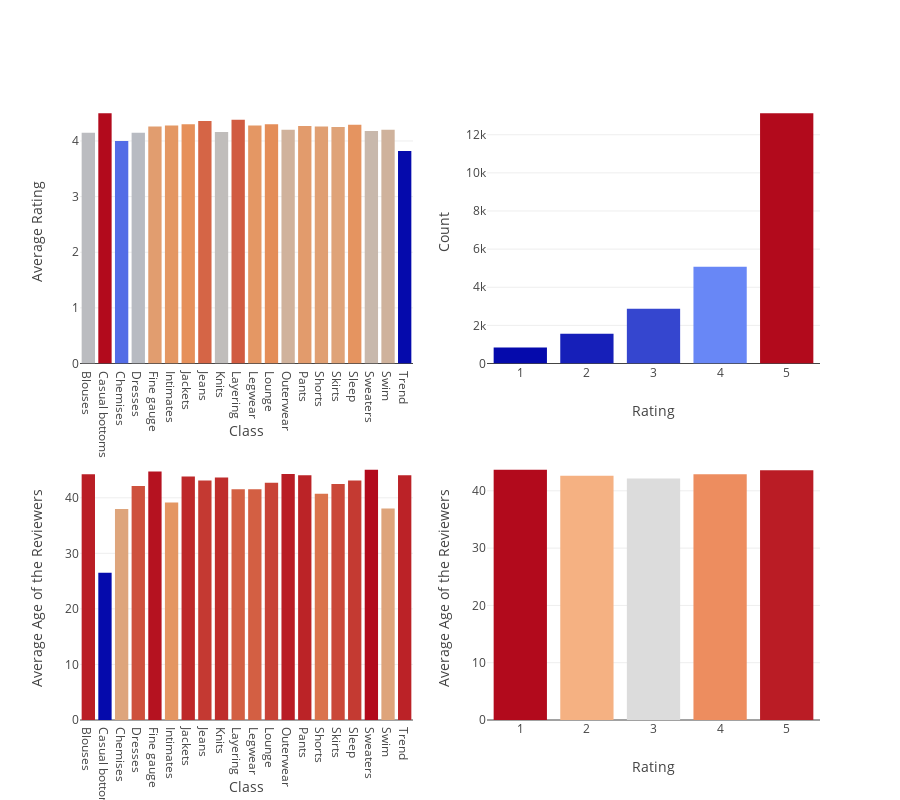

Notebook cell for this chart:
### Code cell
df1=df['Rating'].value_counts().to_frame()
avgdf1 = df.groupby('Class Name').agg({'Rating': np.average})
avgdf2 = df.groupby('Class Name').agg({'Age': np.average})
avgdf3 = df.groupby('Rating').agg({'Age': np.average})

trace1 = go.Bar(
    x=avgdf1.index,
    y=round(avgdf1['Rating'],2),
    marker=dict(
        color=avgdf1['Rating'],
        colorscale = 'RdBu')
)

trace2 = go.Bar(
    x=df1.index,
    y=df1.Rating,
    marker=dict(
        color=df1['Rating'],
        colorscale = 'RdBu')
)

trace3 = go.Bar(
    x=avgdf2.index,
    y=round(avgdf2['Age'],2),
    marker=dict(
        color=avgdf2['Age'],
        colorscale = 'RdBu')
)

trace4 = go.Bar(
    x=avgdf3.index,
    y=round(avgdf3['Age'],2),
    marker=dict(
        color=avgdf3['Age'],
        colorscale = 'Reds')
)

fig = tools.make_subplots(rows=2, cols=2, print_grid=False)

fig.append_trace(trace1, 1, 1)
fig.append_trace(trace2, 1, 2)   #Positions in the matrix
fig.append_trace(trace3, 2, 1)
fig.append_trace(trace4, 2, 2)

fig['layout']['xaxis1'].update(title='Class')
fig['layout']['yaxis1'].update(title='Average Rating')
fig['layout']['xaxis2'].update(title='Rating')
fig['layout']['yaxis2'].update(title='Count')
fig['layout']['xaxis3'].update(title='Class')
fig['layout']['yaxis3'].update(title='Average Age of the Reviewers')
fig['layout']['xaxis4'].update(title='Rating')
fig['layout']['yaxis4'].update(title='Average Age of the Reviewers')

fig['layout'].update(height=800, width=900,showlegend=False)
py.iplot(fig)

### Figure 1 — Plotly figure (JSON) as saved in the notebook; plotly's stock layout.template omitted (floating-point values rounded to 4 significant figures)
{"data": [{"marker": {"color": [4.154, 4.5, 4, 4.151, 4.261, 4.279, 4.295, 4.361, 4.162, 4.377, 4.279, 4.301, 4.198, 4.266, 4.256, 4.246, 4.285, 4.179, 4.197, 3.815], "colorscale": "RdBu"}, "type": "bar", "uid": "7b73bb68-35de-49e5-82f2-72a384ab8830", "x": ["Blouses", "Casual bottoms", "Chemises", "Dresses", "Fine gauge", "Intimates", "Jackets", "Jeans", "Knits", "Layering", "Legwear", "Lounge", "Outerwear", "Pants", "Shorts", "Skirts", "Sleep", "Sweaters", "Swim", "Trend"], "xaxis": "x", "y": [4.15, 4.5, 4, 4.15, 4.26, 4.28, 4.3, 4.36, 4.16, 4.38, 4.28, 4.3, 4.2, 4.27, 4.26, 4.25, 4.29, 4.18, 4.2, 3.82], "yaxis": "y"}, {"marker": {"color": [13131, 5077, 2871, 1565, 842], "colorscale": "RdBu"}, "type": "bar", "uid": "2fd140b7-fc95-4d70-965a-a35c28150191", "x": [5, 4, 3, 2, 1], "xaxis": "x2", "y": [13131, 5077, 2871, 1565, 842], "yaxis": "y2"}, {"marker": {"color": [44.25, 26.5, 38, 42.11, 44.73, 39.16, 43.81, 43.12, 43.63, 41.53, 41.55, 42.72, 44.29, 44.05, 40.73, 42.49, 43.1, 45.06, 38.05, 44.06], "colorscale": "RdBu"}, "type": "bar", "uid": "c075f4da-5f36-4717-b461-0697cbcaed3f", "x": ["Blouses", "Casual bottoms", "Chemises", "Dresses", "Fine gauge", "Intimates", "Jackets", "Jeans", "Knits", "Layering", "Legwear", "Lounge", "Outerwear", "Pants", "Shorts", "Skirts", "Sleep", "Sweaters", "Swim", "Trend"], "xaxis": "x3", "y": [44.25, 26.5, 38, 42.11, 44.73, 39.16, 43.81, 43.12, 43.63, 41.53, 41.55, 42.72, 44.29, 44.05, 40.73, 42.49, 43.1, 45.06, 38.05, 44.06], "yaxis": "y3"}, {"marker": {"color": [43.69, 42.62, 42.16, 42.89, 43.58], "colorscale": "Reds"}, "type": "bar", "uid": "34c542f1-fbea-495d-bd92-ddf0f19ccc7b", "x": [1, 2, 3, 4, 5], "xaxis": "x4", "y": [43.69, 42.62, 42.16, 42.89, 43.58], "yaxis": "y4"}], "layout": {"height": 800, "showlegend": false, "width": 900, "xaxis": {"anchor": "y", "domain": [0, 0.45], "title": {"text": "Class"}}, "xaxis2": {"anchor": "y2", "domain": [0.55, 1], "title": {"text": "Rating"}}, "xaxis3": {"anchor": "y3", "domain": [0, 0.45], "title": {"text": "Class"}}, "xaxis4": {"anchor": "y4", "domain": [0.55, 1], "title": {"text": "Rating"}}, "yaxis": {"anchor": "x", "domain": [0.575, 1], "title": {"text": "Average Rating"}}, "yaxis2": {"anchor": "x2", "domain": [0.575, 1], "title": {"text": "Count"}}, "yaxis3": {"anchor": "x3", "domain": [0, 0.425], "title": {"text": "Average Age of the Reviewers"}}, "yaxis4": {"anchor": "x4", "domain": [0, 0.425], "title": {"text": "Average Age of the Reviewers"}}}}
